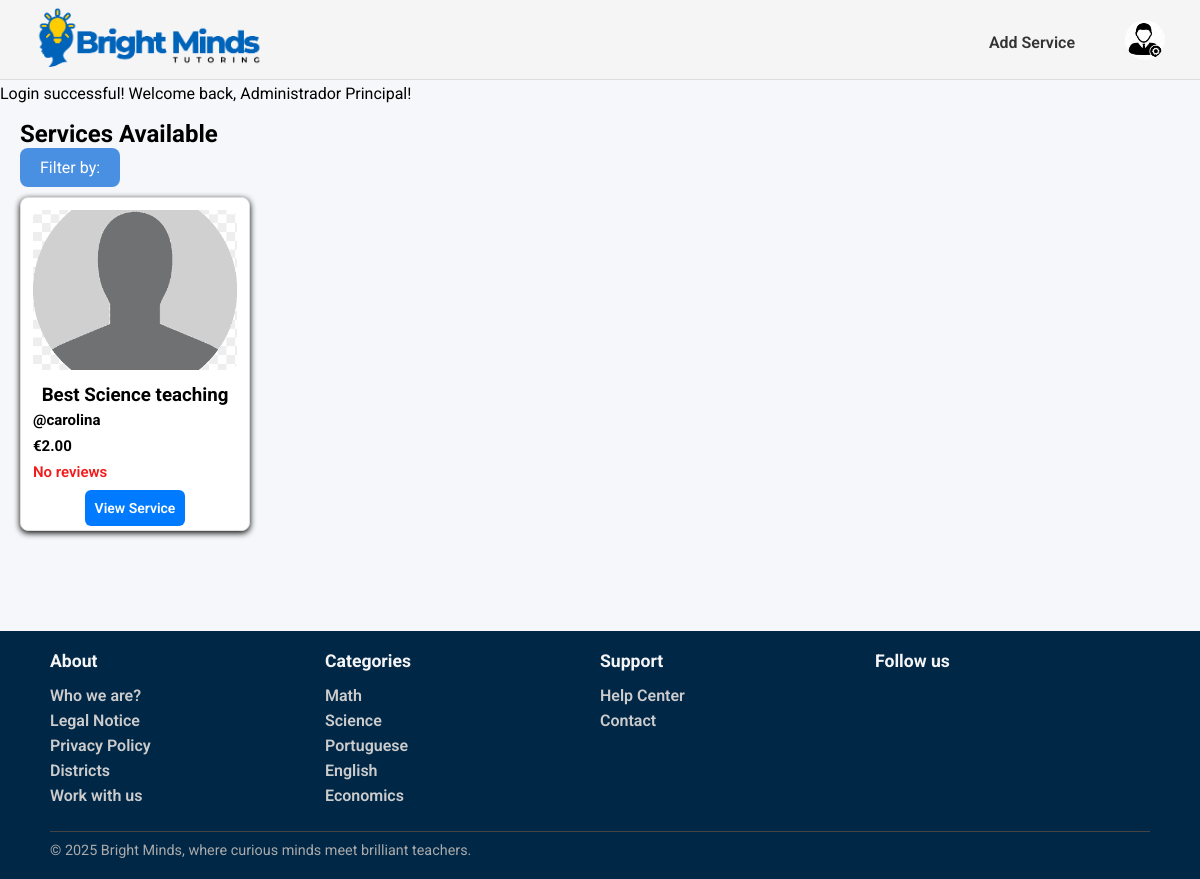
/pages/services_list.php?category=Science (signed in), run on the app's committed database.
### tables this page shows
CREATE TABLE Service(
    service_id INTEGER PRIMARY KEY,
    freelancer_id INTEGER NOT NULL,
    title TEXT NOT NULL,
    category_name TEXT NOT NULL,
    description TEXT NOT NULL,
    duracao INTEGER NOT NULL,
    price REAL NOT NULL,
    service_type TEXT CHECK(service_type IN ('individual presencial', 'grupo presencial', 'individual online','grupo online', 'revisão trabalhos')) NOT NULL,
    num_sessoes INTEGER NOT NULL,
    status TEXT CHECK(status IN ('ativo', 'inativo')) DEFAULT 'ativo',
    max_students INTEGER,
    FOREIGN KEY (freelancer_id) REFERENCES Freelancers(freelancer_id) ON UPDATE CASCADE ON DELETE CASCADE,
    FOREIGN KEY (category_name) REFERENCES Category(category_name) ON UPDATE CASCADE ON DELETE RESTRICT
);

CREATE TABLE User (
    user_id INTEGER PRIMARY KEY,
    username TEXT UNIQUE NOT NULL,
    name TEXT NOT NULL,
    birth_date DATE,
    email TEXT UNIQUE NOT NULL,
    password TEXT NOT NULL,
    usertype TEXT CHECK(usertype IN ('student', 'tutor', 'admin')) NOT NULL,
    address TEXT,
    postal_code TEXT,
    city TEXT,
    registration_date DATE NOT NULL,
    profile_image TEXT
);

CREATE TABLE Category(
    category_name TEXT PRIMARY KEY
);

### pages/services_list.php (called while the page is built)
<?php
    require_once(__DIR__. '/../templates/common.tpl.php');
    require_once(__DIR__.'/../database/connection.db.php');
    require_once(__DIR__.'/../database/service.class.php');
    require_once(__DIR__.'/../database/categories.php');
    require_once(__DIR__. '/../templates/services.tpl.php');
    $session = new Session();
    $db = getDatabaseConnection();
    $categories = getAllCategories($db);
    $category = (!empty ($_GET['category'])) ? $_GET['category'] : null;
    $service = (!empty ($_GET['service_type'])) ? $_GET['service_type'] : null;
    $min_price = (!empty($_GET['min_price'])) ? floatval($_GET['min_price']) : null;
    $max_price = (!empty($_GET['max_price'])) ? floatval($_GET['max_price']) : null;
    $min_rating = (!empty($_GET['min_rating'])) ? floatval($_GET['min_rating']) : null;
    $max_rating = (!empty($_GET['max_rating'])) ? floatval($_GET['max_rating']) : null;
    $services = getServices($db,$category,$service,$min_price,$max_price,$min_rating,$max_rating);
    drawHeader($session);
    drawServices($services,$category,$service);
    drawFooter($categories);
    ?>

### utils/session.php (called while the page is built, shortened)
<?php
  class Session {
    private array $messages;
    public function __construct() {
      $this->messages = isset($_SESSION['messages']) ? $_SESSION['messages'] : array();
    }
    public function isLoggedIn() : bool {
      return isset($_SESSION['id']);
    }
    public function getUserType() : ?string {
      return isset($_SESSION['user_type']) ? $_SESSION['user_type'] : null;
    }
    public function getPhoto(): ?string{
      return isset($_SESSION['photo']) ? $_SESSION['photo'] : null;
    }
    public function getMessages() {
      return $this->messages;
    }
  }
?>

### database/service.class.php (called while the page is built, shortened)
<?php
function getServices(PDO $db, ?string $category, ?string $service_type, ?float $min_price, ?float $max_price,?int $min_rating, ?int $max_rating): array {
    $query = '
        SELECT s.service_id, s.title, s.price, s.service_type,
               u.name AS freelancer_name, u.user_id,
               (SELECT AVG(r.rating) FROM Review r
                JOIN Booking b ON r.booking_id = b.booking_id
                WHERE b.service_id = s.service_id) AS avg_rating
        FROM Service s
        JOIN Freelancer f ON s.freelancer_id = f.freelancer_id
        JOIN User u ON f.freelancer_id = u.user_id
        WHERE s.status = "ativo"
        ';
    $params = [];
    if ($category !== null) {
        $query .= ' AND s.category_name = :category';
        $params[':category'] = $category;
    }
    $stmt = $db->prepare($query);
    $stmt->execute($params);
    $services = [];
    while ($row = $stmt->fetch(PDO::FETCH_ASSOC)) {
        $user = User::getUserbyId($db, intval($row['user_id']));
        $profileImage = $user->getPhoto();
        $row['profile_image'] = $profileImage;
        $services[] = $row;
    }
    return $services;
}
?>

### database/categories.php (called while the page is built, shortened)
<?php
  function getAllCategories(PDO $db) {
    $stmt = $db->prepare('SELECT category_name
                          FROM Category');
    $stmt->execute();
    return $stmt->fetchAll();
  }
?>

### templates/common.tpl.php (the view, shortened to what this page needs)
<?php
    require_once(__DIR__. '/../utils/session.php');
?>
<?php function drawHeader(Session $session){ ?>
    <!DOCTYPE html>
    <html>
        <head>
            <link rel="stylesheet" href="../css/style.css">
            <link rel="stylesheet" href="../css/profile.css">
            <link rel="stylesheet" href="../css/services.css">
            <link rel="stylesheet" href="../css/service_detail.css">
            <link rel="stylesheet" href="../css/admin.css">
            <link rel="stylesheet" href="../css/services_manage.css">
            <link rel="stylesheet" href="../css/client_booking.css">
        </head>
        <body>
            <header>
                <nav>
                    <a href="../pages/index.php"><img id="logo" src="../docs/BrightMinds_logo.png" alt="BrightMinds Logo"></a>
                    <?php
                        if($session->isLoggedIn()) drawUserNav($session);
                        else drawVisitorNav();
                    ?>
                </nav>
                <section id="messages">
                    <?php foreach ($session->getMessages() as $messsage) { ?>
                        <article class="<?=$messsage['type']?>">
                            <?=$messsage['text']?>
                        </article>
                    <?php } ?>
                </section>
            </header>
            <main>
<?php } ?>
<?php function drawUserNav(Session $session) { ?>
    <div class="user-nav">
        <?php if($session->getUserType()==='student'){ ?>
            <a href="../pages/become_freelancer.php">Become a Tutor</a>
        <?php } else { ?>
            <a href="../pages/add_service.php">Add Service</a>
        <?php } ?>
        <div class="profile-dropdown">
            <button type="button" class="profile-button" onclick="toggleProfileMenu()">
                <img src="<?= $session->getPhoto() ?>" alt="Profile image" class="profile-image">
            </button>
        </div>
    </div>
<?php } ?>
<?php function drawFooter(array $categories){ ?>
            </main>
            <footer>
                <div class="footer-content">
                    <section class="footer-column">
                        <h3>About</h3>
                        <ul>
                            <li><a href="">Who we are?</a></li>
                            <li><a href="">Legal Notice</a></li>
                            <li><a href="">Privacy Policy</a></li>
                            <li><a href="">Districts</a></li>
                            <li><a href="">Work with us</a></li>
                        </ul>
                    </section>
                    <section class="footer-column">
                        <h3>Categories</h3>
                        <ul>
                            <?php foreach($categories as $category){ ?>
                                <li>
                                    <a href=""><?=$category['category_name']?>
                                    </a>
                                </li>
                            <?php } ?>
                        </ul>
                    </section>
                    <section class="footer-column">
                        <h3>Support</h3>
                        <ul>
                            <li><a href="#">Help Center</a></li>
                            <li><a href="#">Contact</a></li>
                        </ul>
                    </section>
                    <section class="footer-column">
                        <h3>Follow us</h3>
                    </section>
                    <div class="footer-bottom">
                        <hr>
                        <p>© 2025 Bright Minds, where curious minds meet brilliant teachers.</p>
                    </div>
                </div>
            </footer>
        </body>
    </html>
<?php } ?>

### templates/services.tpl.php (shortened to what this page needs)
<?php function drawServices(array $services, ?string $category, ?string $service_type){ ?>
    <section id="services">
      <h2>Services Available</h2>
      <form method="GET" action="services_list.php" class="filter-dropdown">
          <button type = "button" class = "filter-button" onclick= "toggleDropdown()" >
            <span>Filter by:</span>
          </button>
      </form>
        <div class="services-button">
            <?php foreach ($services as $service) {
              $profileImage = $service['profile_image'];
            ?>
                <div class="service-card">
                    <div class="service-img-container">
                      <img class="profile-photo" src="<?= htmlspecialchars($profileImage) ?>" alt="Freelancer profile photo">
                    </div>
                    <div class="service-details">
                        <p class="service-name"><h3><?= htmlspecialchars($service['title']) ?><h3>
                        <p class="service-description"><?= htmlspecialchars($service['description']) ?>
                        <p class="freelancer-name">@<?= htmlspecialchars($service['freelancer_name']) ?></p>
                        <p class="price">€<?= number_format($service['price'], 2) ?></p>
                        <p class="rating">
                            <?php
                            $avg = round($service['avg_rating'], 1);
                            if ($avg) {
                                echo $avg . " ★";
                            } else {
                                echo "No reviews";
                            }
                            ?>
                        </p>
                        <a href="service_detail.php?id=<?= $service['service_id'] ?>" class="view-service-btn">View Service</a>
                    </div>
                </div>
            <?php } ?>
        </div>
    </section>
<?php } ?>

### css/style.css (style rules this page uses)
* { font-family: "Roboto"; margin:0; padding:0; box-sizing: border-box; }
body { background-color: #f5f7fa; }
header { font-family: "Roboto"; font-style: normal; background-color: whitesmoke; border-bottom: 1px solid #ddd; height: 80px; width: 100%; position: fixed; top:0; left:0; }
nav { display: flex; align-items: center; justify-content: space-between; padding: 5px 35px; }
#logo { height:70px; width: auto; }
a { text-decoration:none; }
.visitor-nav-links li a, .user-nav a { color: #333; font-weight: 600; font-size: 16px; }
.user-nav { display: flex; align-items: center; gap: 50px; }
.user-nav > a { color: #333; font-weight: 600; font-size: 16px; }
.profile-button { background:none; border:none; cursor:pointer; padding:0; }
.profile-image { width: 40px; height: 40px; border-radius: 50%; object-fit: cover; }
.profile-dropdown { position: relative; }
footer { font-family: "Roboto", sans-serif; background-color: #012747; color: #fff; padding: 20px 50px; }
.footer-content { display:grid; grid-template-columns: repeat(4, 1fr); grid-template-rows: auto auto; row-gap: 20px; }
.footer-bottom { grid-column: 1 / -1; }
.footer-column h3 { font-size: 1.1rem; margin-bottom: 15px; color: #f5f5f5; }
.footer-column ul { list-style: none; }
.footer-column ul li { margin-bottom: 6px; }
.footer-column ul li a { text-decoration: none; color: #ccc; }
.footer-bottom { text-align: start; font-size: 0.9rem; color: #aaa; }
.footer-bottom hr { border: none; border-top: 1px solid #444; margin-bottom: 10px; }

### css/profile.css (style rules this page uses)
* { font-family: "Roboto"; margin:0; padding:0; box-sizing: border-box; }

### css/services.css (style rules this page uses)
#services { margin-top: 100px; margin-bottom: 80px; padding: 20px; }
.services-button { display: flex; flex-wrap: wrap; justify-content: flex-start; gap: 15px; }
.service-card { border: 1px solid #ddd; border-radius: 8px; width: 230px; padding: 12px; background: white; box-shadow: 0 2px 6px rgba(0, 0, 0, 0.986); text-align: center; display: flex; flex-direction: column; margin-top: 10px; }
.profile-photo { width: 100%; height: 160px; object-fit: cover; border-radius: 8px; margin-bottom: 10px; }
.freelancer-name { font-weight: bold; color: #000000; margin: 5px 0; text-align: left; font-size: 15px; }
.price { color: #000000; font-weight: bold; font-size: 15px; margin: 8px 0; text-align: left; }
.rating { color: #f41a1a; font-weight: 600; font-size: 15px; text-align: left; margin-bottom: 15px; }
.view-service-btn { background-color: #007bff; color: white; font-size: 14px; padding: 10px; border: none; border-radius: 6px; cursor: pointer; transition: background-color 0.3s ease; width: 100%; margin-top: 30px; }
.filter-button { background-color: #4A90E2; color: white; padding: 10px 20px; margin-top:1; border: none; border-radius: 8px; font-size: 16px; cursor: pointer; }
.filter-dropdown { position: relative; display: inline-block; }

### css/services_manage.css (style rules this page uses)
a { color: #0066cc; text-decoration: none; }

### css/client_booking.css (style rules this page uses)
a { color: #0066cc; text-decoration: none; font-weight: 600; }

### data on the page
service: title "Best Science teaching", user.name "carolina", price "2.00"
category: category_name "Math"
category: category_name "Science"
category: category_name "Portuguese"
category: category_name "English"
category: category_name "Economics"

### other printed values
$messsage['text'] "Login successful! Welcome back, Administrador Principal!"
